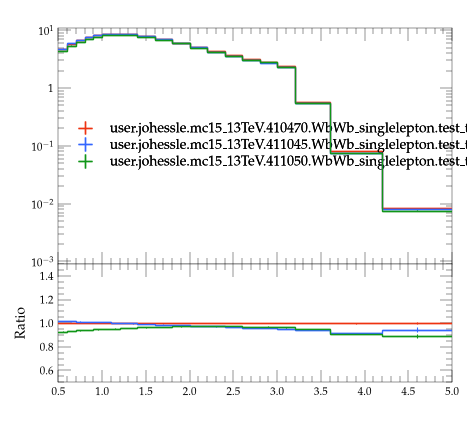

This chart was generated by the following Python code:
#! /usr/bin/env python3

# This Python script was auto-generated using YODA v2.1.2.
# Analysis object: /WbWb_singlelepton/dr_bl
# Timestamp: 07-08-2026 (09:16:01)

import matplotlib as mpl
import matplotlib.pyplot as plt
mpl.use('Agg') # comment out for interactive use
import os
import numpy as np
from numpy import nan, inf

plotDir = os.path.split(os.path.realpath(__file__))[0]
if 'YODA_USER_PLOT_PATH' in globals():
    plot_outdir = globals()['YODA_USER_PLOT_PATH']
else:
    plot_outdir = plotDir

#plot style
plt.style.use(os.path.join(plotDir, '../default.mplstyle'))
# plot metadata
figW, figH = plt.rcParams['figure.figsize']
ax_xLabel = ''
ax_yLabel = ''
ax_title  = ''
ax_xScale = 'linear'
ax_yScale = 'log'
xLims = (0.5, 5.0)
yLims = (0.0009000000000000001, 11.0)

# TeX-friendly labels for the legend
labels = {
  'legend' : ([ r"user.johessle.mc15\_13TeV.410470.WbWb\_singlelepton.test\_topmass\_mppui", r"user.johessle.mc15\_13TeV.411045.WbWb\_singlelepton.test\_topmass\_mppui", r"user.johessle.mc15\_13TeV.411050.WbWb\_singlelepton.test\_topmass\_mppui" ], r""),
}

# Adjust canvas width and height
canvasW = 10.0
canvasH = 9.0
figW *= canvasW/10.
figH *= canvasH/9.

# Create figure and axis objects
fig, (ax, ratio0_ax) = plt.subplots(2, 1, sharex=True,
                  figsize=(figW,figH), gridspec_kw={'height_ratios': (6.0, 3.0)})

# Set figure margins
plt.subplots_adjust(
    left   = 1.0 * plt.rcParams['figure.subplot.left'],
    right  = 1.0 * plt.rcParams['figure.subplot.right'],
    top    = 1.0 * plt.rcParams['figure.subplot.top'],
    bottom = 1.0 * plt.rcParams['figure.subplot.bottom'])

ratio0_ax.yaxis.set_major_locator(mpl.ticker.MultipleLocator(0.2))
ratio0_ax.set_ylim(0.5, 1.4999)
ratio0_ax.set_ylabel('Ratio')

# the numerical data is stored in a separate file
dataf = dict()
prefix = os.path.split(__file__)[0]
if prefix:    prefix = prefix + '/'
exec(open(prefix+'dr_bl__data.py').read(), dataf)


legend_handles = dict() # keep track of handles for the legend

# style options for curves
# starts at zorder>=5 to draw curve on top of legend
styles = {
  'user.johessle.mc15_13TeV.410470.WbWb_singlelepton.test_topmass_mppui.yoda': {
    'color' : '#EE3311',
    'linestyle' : '-',
    'lineopacity' : 1.0,
    'linewidth' : 1,
    'marker' : 'none',
    'markersize' : 2,
    'capsize' : 0.0,
    'zorder' : 5,
    'histstyle' : 1,
    'drawstyle' : 'steps-pre',
    'xerrorbars' : 1,
    'yerrorbars' : 1,
    'fillcolor' : None,
    'fillopacity' : 1.0,
    'ratio0_linestyle' : '-',
    'ratio0_lineopacity' : 1.0,
    'ratio0_linewidth' : 1,
    'ratio0_marker' : 'none',
    'ratio0_markersize' : 2,
    'ratio0_capsize' : 0.0,
    'ratio0_zorder' : 5,
    'ratio0_histstyle' : 1,
    'ratio0_drawstyle' : 'steps-pre',
    'ratio0_xerrorbars' : 1,
    'ratio0_yerrorbars' : 1,
  },
  'user.johessle.mc15_13TeV.411045.WbWb_singlelepton.test_topmass_mppui.yoda': {
    'color' : '#3366FF',
    'linestyle' : '-',
    'lineopacity' : 1.0,
    'linewidth' : 1,
    'marker' : 'none',
    'markersize' : 2,
    'capsize' : 0.0,
    'zorder' : 6,
    'histstyle' : 1,
    'drawstyle' : 'steps-pre',
    'xerrorbars' : 1,
    'yerrorbars' : 1,
    'fillcolor' : None,
    'fillopacity' : 1.0,
    'ratio0_linestyle' : '-',
    'ratio0_lineopacity' : 1.0,
    'ratio0_linewidth' : 1,
    'ratio0_marker' : 'none',
    'ratio0_markersize' : 2,
    'ratio0_capsize' : 0.0,
    'ratio0_zorder' : 6,
    'ratio0_histstyle' : 1,
    'ratio0_drawstyle' : 'steps-pre',
    'ratio0_xerrorbars' : 1,
    'ratio0_yerrorbars' : 1,
  },
  'user.johessle.mc15_13TeV.411050.WbWb_singlelepton.test_topmass_mppui.yoda': {
    'color' : '#109618',
    'linestyle' : '-',
    'lineopacity' : 1.0,
    'linewidth' : 1,
    'marker' : 'none',
    'markersize' : 2,
    'capsize' : 0.0,
    'zorder' : 7,
    'histstyle' : 1,
    'drawstyle' : 'steps-pre',
    'xerrorbars' : 1,
    'yerrorbars' : 1,
    'fillcolor' : None,
    'fillopacity' : 1.0,
    'ratio0_linestyle' : '-',
    'ratio0_lineopacity' : 1.0,
    'ratio0_linewidth' : 1,
    'ratio0_marker' : 'none',
    'ratio0_markersize' : 2,
    'ratio0_capsize' : 0.0,
    'ratio0_zorder' : 7,
    'ratio0_histstyle' : 1,
    'ratio0_drawstyle' : 'steps-pre',
    'ratio0_xerrorbars' : 1,
    'ratio0_yerrorbars' : 1,
  },
}

# curve from input yoda files in main panel
for label, yvals in dataf['yvals'].items():
    if all(np.isnan(v) for v in dataf['yvals'][label]):
        continue
    tmp = None
    if styles[label]['histstyle']: # draw as histogram
        xpos = dataf['xedges'][label] if styles[label]['drawstyle'] else dataf['xpoints'][label]
        ypos = np.insert(yvals, 0, yvals[0]) if styles[label]['drawstyle'] else yvals
        if styles[label]['fillcolor']: # fill area below curve
            ax.fill_between(xpos, ypos, step='pre',
                            color=styles[label]['fillcolor'],
                            alpha=styles[label]['fillopacity'])
        tmp, = ax.plot(xpos, ypos,
                       color=styles[label]['color'],
                       linestyle=styles[label]['linestyle'],
                       alpha=styles[label]['lineopacity'],
                       linewidth=styles[label]['linewidth'],
                       drawstyle=styles[label]['drawstyle'], solid_joinstyle='miter',
                       zorder=styles[label]['zorder'], label=label)
    tmp = ax.errorbar(dataf['xpoints'][label], yvals,
                      xerr=np.array(dataf['xerrs'][label])*styles[label]['xerrorbars'],
                      yerr=np.array(dataf['yerrs'][label])*styles[label]['yerrorbars'],
                      fmt=styles[label]['marker'], capsize=styles[label]['capsize'],
                      alpha=styles[label]['lineopacity'],
                      markersize=styles[label]['markersize'],
                      ecolor=styles[label]['color'],
                      color=styles[label]['color'], zorder=styles[label]['zorder'])
    tmp[-1][0].set_linestyle(styles[label]['linestyle'])
    tmp[-1][0].set_linewidth(styles[label]['linewidth'])
    if label in dataf['add_legend_handle']:  legend_handles[label] = tmp
    for varLabel in dataf['variation_yvals'].keys():
        if varLabel.startswith(label):
            tmp, = ax.plot(dataf['xedges'][label], dataf['variation_yvals'][varLabel],
                           color=styles[label]['color'],
                           linestyle=styles[label]['linestyle'],
                           linewidth=styles[label]['linewidth'],
                           drawstyle='steps-pre', solid_joinstyle='miter',
                           zorder=styles[label]['zorder'], alpha=0.5)


# plots on ratio panel
# curve from input yoda files in ratio panel
for label, yvals in dataf['ratio0_yvals'].items():
    if all(np.isnan(v) for v in yvals):
        continue
    if styles[label]['ratio0_histstyle']: # plot as histogram
        xpos = dataf['xedges']['user.johessle.mc15_13TeV.410470.WbWb_singlelepton.test_topmass_mppui.yoda'] if styles[label]['ratio0_drawstyle'] else dataf['xpoints']['user.johessle.mc15_13TeV.410470.WbWb_singlelepton.test_topmass_mppui.yoda']
        ypos = np.insert(yvals, 0, yvals[0]) if styles[label]['ratio0_drawstyle'] else yvals
        ratio0_ax.plot(xpos, ypos,
                       color=styles[label]['color'],
                       linewidth=styles[label]['linewidth'],
                       linestyle=styles[label]['ratio0_linestyle'],
                       alpha=styles[label]['ratio0_lineopacity'],
                       drawstyle=styles[label]['ratio0_drawstyle'], zorder=styles[label]['zorder'],
                       solid_joinstyle='miter')
    tmp = ratio0_ax.errorbar(dataf['xpoints']['user.johessle.mc15_13TeV.410470.WbWb_singlelepton.test_topmass_mppui.yoda'], yvals,
                             xerr=np.array(dataf['ref_xerrs'])*styles[label]['ratio0_xerrorbars'],
                             yerr=np.array(dataf['ratio0_yerrs'][label])*styles[label]['ratio0_yerrorbars'],
                             fmt=styles[label]['ratio0_marker'], capsize=styles[label]['ratio0_capsize'],
                             alpha=styles[label]['ratio0_lineopacity'],
                             markersize=styles[label]['ratio0_markersize'],
                             ecolor=styles[label]['color'],
                             color=styles[label]['color'])
    tmp[-1][0].set_linestyle(styles[label]['ratio0_linestyle'])
    tmp[-1][0].set_linewidth(styles[label]['ratio0_linewidth'])

    for varlabel in dataf['ratio0_variation_vals'].keys():
        if varlabel.startswith(label):
            ratio0_ax.plot(dataf['xedges']['user.johessle.mc15_13TeV.410470.WbWb_singlelepton.test_topmass_mppui.yoda'],
                            dataf['ratio0_variation_vals'][varlabel],
                            color=styles[label]['color'],
                            linestyle=styles[label]['linestyle'],
                            linewidth=styles[label]['linewidth'],
                            drawstyle='steps-pre', solid_joinstyle='miter',
                            zorder=1, alpha=0.5)

legend_items = list(legend_handles.values())
ax.add_artist(ax.legend(legend_items,
                        labels['legend'][0],
                        title=labels['legend'][1],
                        alignment='left',
                        loc='center left',
                        bbox_to_anchor=(0.0, 0.5)))

# set plot metadata as defined above
ratio0_ax.set_xlabel(ax_xLabel)
ratio0_ax.xaxis.set_label_coords(1., -0.15)
ax.set_ylabel(ax_yLabel, ha='right', va='top')
ax.yaxis.set_label_coords(-0.11, 1.0)
ax.set_title(ax_title, loc='left')
ax.set_xscale(ax_xScale)
ax.set_yscale(ax_yScale)
ratio0_ax.set_yscale('linear')
ax.set_xlim(xLims)
ax.set_ylim(yLims)

# tick formatting
plt.rcParams['xtick.top'] = True
plt.rcParams['ytick.right'] = True
ax.yaxis.set_major_locator(mpl.ticker.LogLocator(base=10.0, numticks=np.inf))
ax.yaxis.set_minor_locator(mpl.ticker.LogLocator(
                           base=10.0, subs=np.arange(0.1, 1, 0.1), numticks=np.inf))
fig.align_ylabels((ax, ratio0_ax))
plt.savefig(os.path.join(plot_outdir, 'dr_bl.pdf'), format='PDF')
plt.savefig(os.path.join(plot_outdir, 'dr_bl.png'), format='PNG')

plt.close(fig)
